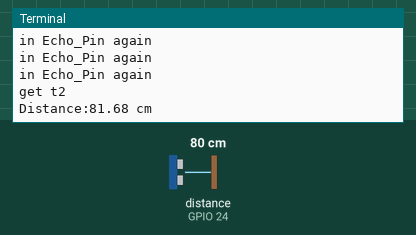
Recording of a program running on a simulated Raspberry Pi (BCM pin numbers). Parts: the last lines printed to the terminal. The test bench sets the inputs (shaded band); at power-on: distance to the obstacle (sensor on GPIO 24) 80 cm. The echo pulse lasts 58.3 µs per cm; the clock reads 2024-03-15 10:24:30 at power-on unless the program sets it.

Above: at 3.2 s.
3.3 s: distance to the obstacle (sensor on GPIO 24) set to 2 cm
At 4.6 s:
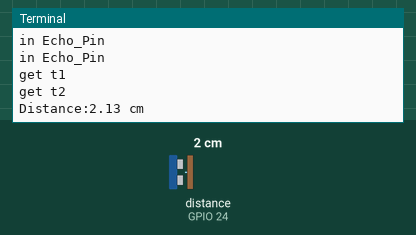
4.8 s: distance to the obstacle (sensor on GPIO 24) set to 4 cm
At 5.8 s:
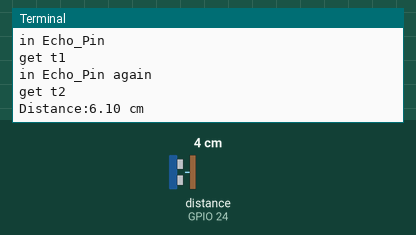
Timing chart, 0 to 7.8 s (numbered marks = the images above; inputs shaded):
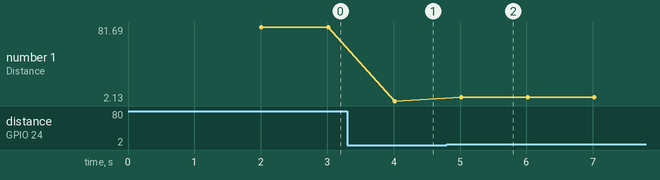

Measured:
- after the input at 3.3 s, the terminal: prints a new line after 0.71 s (image 1)
- after the input at 4.8 s, the terminal: prints a new line after 0.22 s (image 2)
- plotted number 1: 81.68 → 2.13 after the input at 3.3 s, 2.13 → 6.1 after the input at 4.8 s

The program:

hcsr04_test.py
```python
import RPi.GPIO as GPIO
import time

Trig_Pin = 23
Echo_Pin = 24

GPIO.setmode(GPIO.BCM)
GPIO.setup(Trig_Pin, GPIO.OUT, initial = GPIO.LOW)
GPIO.setup(Echo_Pin, GPIO.IN)

time.sleep(2)

def checkdist():
    print("Running checkdist")
    GPIO.output(Trig_Pin, GPIO.HIGH)
    time.sleep(0.00001)
    GPIO.output(Trig_Pin, GPIO.LOW)
    while not GPIO.input(Echo_Pin):
        print("in Echo_Pin")
        pass
    print("get t1")
    t1 = time.time()
    while GPIO.input(Echo_Pin):
        print("in Echo_Pin again")
        pass
    print("get t2")
    t2 = time.time()
    return (t2-t1)*340*100/2

try:
    while True:
        print("Staring")
        print ('Distance:%0.2f cm' % checkdist())
        time.sleep(1)
except KeyboardInterrupt:
    print("cleaning up GPIO")
    GPIO.cleanup()
```
